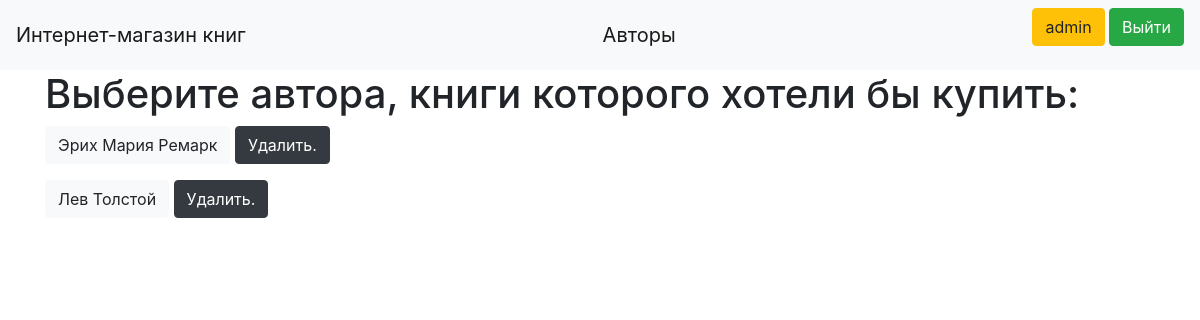
The app's page /list_of_authors (signed in) with its own data.
### data/users.py (models this page shows, shortened)
class User(SqlAlchemyBase, UserMixin, SerializerMixin):
    __tablename__ = 'users'
    id = sqlalchemy.Column(sqlalchemy.Integer, primary_key=True, autoincrement=True)
    name = sqlalchemy.Column(sqlalchemy.String, nullable=True)
    phone = sqlalchemy.Column(sqlalchemy.Integer, unique=True, nullable=True)
    hashed_password = sqlalchemy.Column(sqlalchemy.String, nullable=True)
    shopping_cart = sqlalchemy.Column(sqlalchemy.String, nullable=True)

### data/author.py (models this page shows)
class Author(SqlAlchemyBase, SerializerMixin):
    __tablename__ = 'author'
    id = sqlalchemy.Column(sqlalchemy.Integer, primary_key=True, autoincrement=True)
    name = sqlalchemy.Column(sqlalchemy.String, nullable=True)
    books = orm.relation("Books", back_populates='author')

### main.py (the view)
@app.route('/list_of_authors')
def list_of_authors():
    session = db_session.create_session()
    author = session.query(Author)
    return render_template("list_of_authors.html", author=author)

### data/db_session.py (called while the page is built)
def create_session() -> Session:
    global __factory
    return __factory()

### main.py (called while the page is built)
@login_manager.user_loader
def load_user(user_id):
    session = db_session.create_session()
    return session.query(User).get(user_id)

### templates/list_of_authors.html
{% extends "base.html" %}
{% block content %}
<h1>Выберите автора, книги которого хотели бы купить:</h1>
{% for item in author %}
<p>
<a class="btn btn-light" href="/books/{{ item.id }}">{{ item.name }}</a>
{% if current_user.id == 1 %}
<a class="btn btn-dark" href="/delete_author_from_db/{{ item.id }}">Удалить.</a>
{% endif %}
</p>
{% endfor %}
{% endblock %}

### templates/base.html (shortened to what this page needs)
<!doctype html>
<html lang="en">
<head>
    <link rel="stylesheet"
          href="https://stackpath.bootstrapcdn.com/bootstrap/4.4.1/css/bootstrap.min.css"
>
</head>
<body>
<header>
    <nav class="navbar navbar-light bg-light">
        <a class="navbar-brand" href="/">Интернет-магазин книг</a>
        <a class="navbar-brand" href="/list_of_authors">Авторы</a>
        {% if current_user.is_authenticated %}
        <p>
            <a class="btn btn-warning" href="/shopping_cart">{{ current_user.name }}</a>
            <a class="btn btn-success" href="/logout">Выйти</a>
        </p>
{% else %}
    <p>
        <a class="btn btn-primary " href="/register">Зарегистрироваться</a>
        <a class="btn btn-success" href="/login">Войти</a>
    </p>
{% endif %}
    </nav>
</header>
<main role="main" class="container">
    {% block content %}{% endblock %}
</main>
</body>
</html>

### records on screen
User: name "admin"
Author: name "Эрих Мария Ремарк"
Author: name "Лев Толстой"
